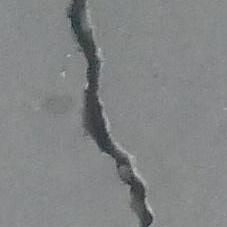
#> input picture dataset/positive/00001.jpg, 227 x 227 px; its folder holds only this picture in this run
$ python test.py
#> lines starting #> are read from the running program, lines starting #| are printed output that depends on the picture; after the words box and inside, x2 and y2 are one past the last pixel; in counts of white or black regions, pixels touching at a corner belong together
### src/preprocessing.py
import cv2
import numpy as np


def preprocessing_image(image_path):

#> called with image_path = 'dataset/positive/00001.jpg'
    img = cv2.imread(image_path)
#> img is the input picture: shape (227, 227, 3); mean B, G, R 133.4, 132.7, 130.7
    if img is None:
        raise ValueError(f"Could not read image at {image_path}")

    resized_img = cv2.resize(img, (224, 224))

    gray = cv2.cvtColor(resized_img, cv2.COLOR_BGR2GRAY)

    # Blur sedikit lebih besar untuk mengurangi noise halus
    blur = cv2.GaussianBlur(gray, (5, 5), 0.0)

    # Canny otsu method
    ht, _ = cv2.threshold(blur, 0, 255, cv2.THRESH_BINARY + cv2.THRESH_OTSU)
#> ht = 107
    lt = 0.5 * ht
#> lt = 53.5

    # Canny edge detection (pastikan urutan lt dan ht benar)
    canny = cv2.Canny(blur, int(lt), int(ht))
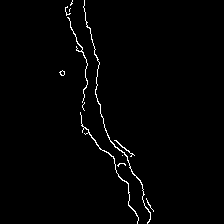
#> canny: shape (224, 224); 1.4% white in thin lines or dots, all inside (x1, y1, x2, y2) = (59, 0, 154, 224)

    # Gunakan kernel 5x5 dan Dilation untuk menebalkan garis retakan
    # Ini membuat retakan terdeteksi lebih luas dan persentase lebih realistis
    kernel = np.ones((5, 5), dtype=np.uint8)
    dilated = cv2.dilate(canny, kernel, iterations=1)
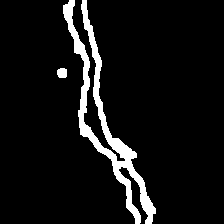
#> dilated: shape (224, 224); 7.2% white; 2 white regions, box (x1, y1, x2, y2) and area: (63, 0, 156, 224) 3521, (57, 68, 67, 78) 89

    # Tutup celah-celah kecil di dalam area retakan
    close = cv2.morphologyEx(dilated, cv2.MORPH_CLOSE, kernel)
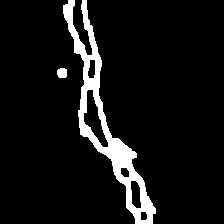
#> close: shape (224, 224); 7.7% white; 2 white regions

    return img, resized_img, gray, blur, canny, close

### src/feature_extraction.py
import cv2
import numpy as np


def extracted_feature(binary_image):

    # Gunakan RETR_EXTERNAL agar tidak menghitung kontur di dalam garis retakan tebal
    contours, _ = cv2.findContours(
        binary_image, cv2.RETR_EXTERNAL, cv2.CHAIN_APPROX_SIMPLE)
#> contours = 12 contours, 9 with area under 20; largest, box (x1, y1, x2, y2) and area: (83, 0, 151, 224) 52, (80, 112, 139, 224) 41, (67, 17, 88, 103) 22

    total_area = 0
    total_perimeter = 0
    crack_count = 0

    valid_contours = []

    for cnt in contours:

        area = cv2.contourArea(cnt)

        # Filter noise kecil. Karena sudah didilasi, ukurannya pasti membesar, pakai batas yang sedikit lebih tinggi
        if area > 80:

            perimeter = cv2.arcLength(cnt, True)

            if perimeter > 0:
                circularity = (4 * np.pi * area) / (perimeter * perimeter)

                # Longgarkan syarat circularity agar retakan tebal atau pendek tetap terdeteksi.
                # Retakan umumnya memanjang, sehingga circularity jauh dari 1 (bulat sempurna).
                # Kita gunakan batas < 0.6 untuk membedakannya dengan noise yang benar-benar bulat.
                if circularity < 0.6:

                    total_area += area
                    total_perimeter += perimeter
                    crack_count += 1

                    valid_contours.append(cnt)
#> this loop made 12 passes
#> area on passes 5, 8, 11: 41, 21.5, 52.5
#> after the loop, crack_count = 0; total_area = 0; total_perimeter = 0; valid_contours = []

    features = {
        "total_area": total_area,
        "total_perimeter": total_perimeter,
        "crack_count": crack_count
    }
#> features = {'total_area': 0, 'total_perimeter': 0, 'crack_count': 0}

    return features, valid_contours

### src/classification.py

# [13 lines of commented-out code are left out]


def classification(total_area):
    if total_area < 10:
        return "NON CRACK"
    elif total_area < 300:
        return "LIGHT CRACK"
    elif total_area < 1500:
        return "MEDIUM CRACK"
    else:
        return "HEAVY CRACK"

### test.py
import glob
import cv2

from src.preprocessing import preprocessing_image
from src.feature_extraction import extracted_feature
from src.classification import classification

import glob
import cv2
import numpy as np

# Pastikan fungsi-fungsi yang Anda buat sudah terdefinisi atau diimport
# dari src.preprocessing, src.feature_extraction, dll.

# 1. Kumpulkan semua path gambar
image_paths = {
    "Positive": glob.glob(r"dataset/positive/*.jpg"),
    "Negative": glob.glob(r"dataset/negative/*.jpg")
}

print("Memulai Proses Klasifikasi...\n")
print(f"{'Folder':<10} | {'File Name':<20} | {'Area':<10} | {'Result'}")
print("-" * 60)

# 2. Looping utama
for label, paths in image_paths.items():
    for path in paths:
        # Nama file untuk tampilan
        file_name = path.split(
            "\\")[-1] if "\\" in path else path.split("/")[-1]

        try:

            img_original, gray, blur, canny, binary_img, close = preprocessing_image(
                path)

            # Step B: Feature Extraction
            features, contours = extracted_feature(binary_img)
#> contours = []
            area = features["total_area"]
#> area = 0

            # Step C: Classification
            prediction = classification(area)
#> prediction = 'NON CRACK'

            # Tampilkan Hasil
            print(f"{label:<10} | {file_name:<20} | {area:<10.2f} | {prediction}")
#| Positive   | 00001.jpg            | 0.00       | NON CRACK

            # (Opsional) Jika ingin menampilkan visualisasi per gambar:
            # cv2.drawContours(img_original, contours, -1, (0, 0, 255), 2)
            # cv2.imshow("Result", img_original)
            # cv2.waitKey(100)

        except Exception as e:
            print(f"Error memproses {file_name}: {e}")

cv2.destroyAllWindows()
print("\nProses Selesai.")
